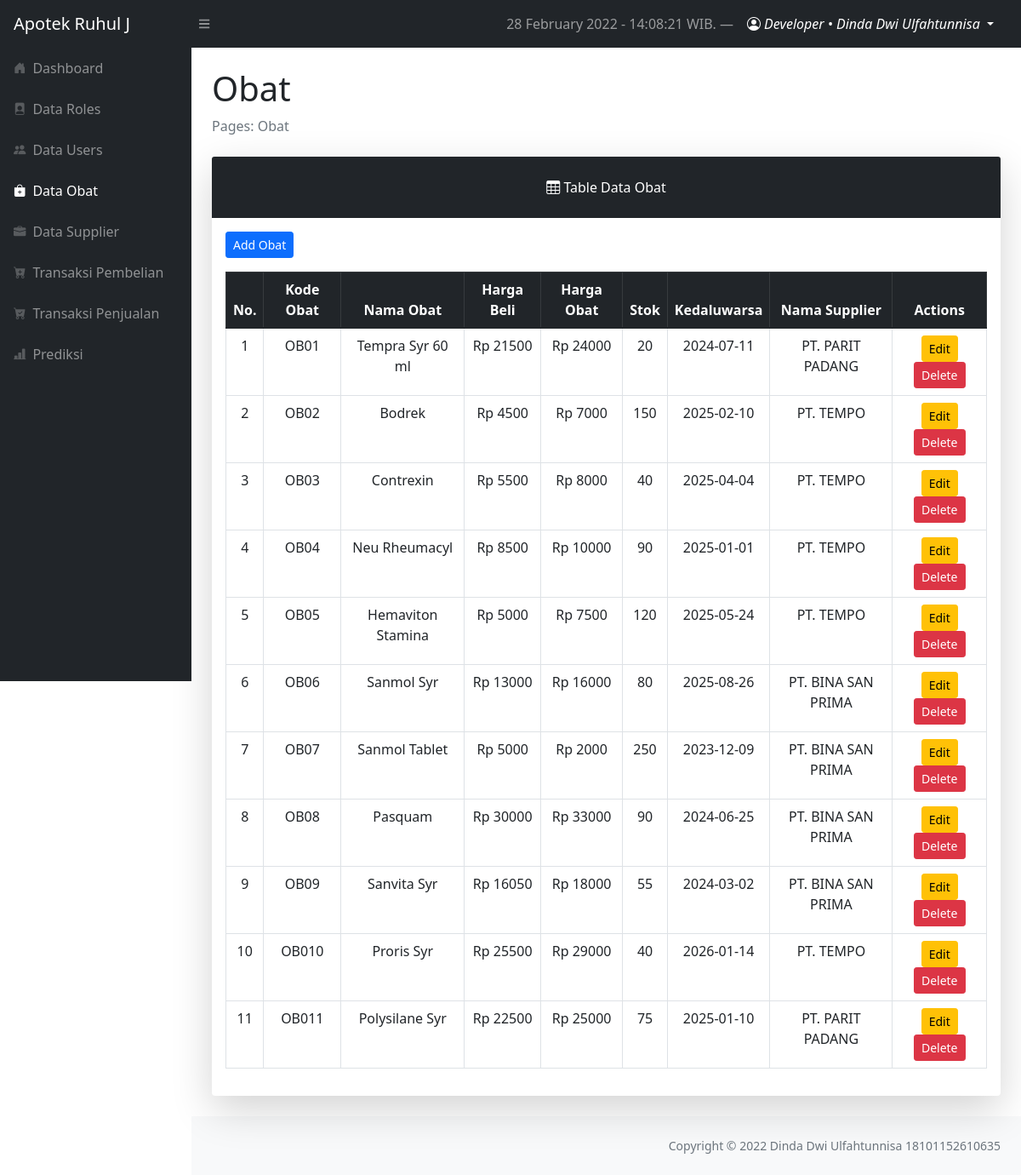
Screenshot of /layouts/dashboard/index.php?page=obat (signed in) with the database file from the repository.
### tables this page shows
CREATE TABLE `tbl_obat` (
  `obat_id` int(11) NOT NULL,
  `kode_obat` varchar(10) NOT NULL,
  `nama_obat` varchar(50) NOT NULL,
  `kedaluwarsa` date NOT NULL,
  `harga_beli` int(11) NOT NULL,
  `harga_jual` int(11) NOT NULL,
  `satuan_obat` varchar(10) NOT NULL,
  `stok` int(11) NOT NULL,
  `supplier_id` int(11) NOT NULL
);

CREATE TABLE `tbl_supplier` (
  `supplier_id` int(11) NOT NULL,
  `kode_supplier` varchar(10) NOT NULL,
  `nama_supplier` varchar(50) NOT NULL,
  `alamat` text NOT NULL,
  `nohp` varchar(13) NOT NULL
);

### config/config.php (called while the page is built, shortened)
<?php
$localhost  = "localhost";
$username   = "root";
$password   = "root";
$db         = "forecasting_apotek";
$conn = mysqli_connect($localhost, $username, $password, $db);
function query($query)
{
    global $conn;
    $result = mysqli_query($conn, $query);
    while ($row = mysqli_fetch_assoc($result)) {
        $rows[] = $row;
    }
    return $rows;
}

### layouts/dashboard/obat/index.php (the view, shortened to what this page needs)
<?php
require '../../config/config.php';
$obats = query("SELECT * FROM tbl_obat INNER JOIN tbl_supplier ON tbl_obat.supplier_id = tbl_supplier.supplier_id");
$no = 1
?>
<main>
    <div class="container-fluid px-4">
        <h1 class="mt-4">Obat</h1>
        <ol class="breadcrumb mb-4">
            <li class="breadcrumb-item active">Pages: Obat</li>
        </ol>
        <div class="card shadow-lg border-0 mb-4">
            <div class="card-header border-0 text-center p-4 bg-dark text-white">
                <i class="bi bi-table"></i>
                Table Data Obat
            </div>
            <div class="card-body">
                <a href="?page=obat/create" class="btn btn-sm btn-primary mb-3">Add Obat</a>
                <table class="table table-bordered table-hover table-responsive-sm text-center">
                    <thead class="table-dark">
                        <th scope="col">No.</th>
                        <th scope="col">Kode Obat</th>
                        <th scope="col">Nama Obat</th>
                        <th scope="col">Harga Beli</th>
                        <th scope="col">Harga Obat</th>
                        <th scope="col">Stok</th>
                        <th scope="col">Kedaluwarsa</th>
                        <th scope="col">Nama Supplier</th>
                        <th scope="col">Actions</th>
                    </thead>
                    <tbody>
                        <?php foreach ($obats as $obat) : ?>
                            <tr>
                                <td><?= $no++; ?></td>
                                <td><?= $obat['kode_obat']; ?></td>
                                <td><?= $obat['nama_obat']; ?></td>
                                <td>Rp <?= $obat['harga_beli']; ?></td>
                                <td>Rp <?= $obat['harga_jual']; ?></td>
                                <td><?= $obat['stok']; ?></td>
                                <td><?= $obat['kedaluwarsa']; ?></td>
                                <td><?= $obat['nama_supplier']; ?></td>
                                <td>
                                    <a href="index.php?page=obat/update&id=<?= $obat['obat_id'] ?>" class="btn btn-sm btn-warning">Edit</a>
                                    <a href="index.php?page=obat/delete&id=<?= $obat['obat_id'] ?>" class="btn btn-sm btn-danger" onclick="return confirm('Are you sure to delete Obat?')">Delete</a>
                                </td>
                            </tr>
                        <?php endforeach; ?>
                    </tbody>
                </table>
            </div>
        </div>
</main>

### rows the page displays
tbl_obat: kode_obat "OB01", nama_obat "Tempra Syr 60 ml", harga_beli "21500", harga_jual "24000", stok "20", kedaluwarsa "2024-07-11", supplier.nama_supplier "PT. PARIT PADANG"
tbl_obat: kode_obat "OB02", nama_obat "Bodrek", harga_beli "4500", harga_jual "7000", stok "150", kedaluwarsa "2025-02-10", supplier.nama_supplier "PT. TEMPO"
tbl_obat: kode_obat "OB03", nama_obat "Contrexin", harga_beli "5500", harga_jual "8000", stok "40", kedaluwarsa "2025-04-04", supplier.nama_supplier "PT. TEMPO"
tbl_obat: kode_obat "OB04", nama_obat "Neu Rheumacyl", harga_beli "8500", harga_jual "10000", stok "90", kedaluwarsa "2025-01-01", supplier.nama_supplier "PT. TEMPO"
tbl_obat: kode_obat "OB05", nama_obat "Hemaviton Stamina", harga_beli "5000", harga_jual "7500", stok "120", kedaluwarsa "2025-05-24", supplier.nama_supplier "PT. TEMPO"
tbl_obat: kode_obat "OB06", nama_obat "Sanmol Syr", harga_beli "13000", harga_jual "16000", stok "80", kedaluwarsa "2025-08-26", supplier.nama_supplier "PT. BINA SAN PRIMA"
tbl_obat: kode_obat "OB07", nama_obat "Sanmol Tablet", harga_beli "5000", harga_jual "2000", stok "250", kedaluwarsa "2023-12-09", supplier.nama_supplier "PT. BINA SAN PRIMA"
tbl_obat: kode_obat "OB08", nama_obat "Pasquam", harga_beli "30000", harga_jual "33000", stok "90", kedaluwarsa "2024-06-25", supplier.nama_supplier "PT. BINA SAN PRIMA"
tbl_obat: kode_obat "OB09", nama_obat "Sanvita Syr", harga_beli "16050", harga_jual "18000", stok "55", kedaluwarsa "2024-03-02", supplier.nama_supplier "PT. BINA SAN PRIMA"
tbl_obat: kode_obat "OB010", nama_obat "Proris Syr", harga_beli "25500", harga_jual "29000", stok "40", kedaluwarsa "2026-01-14", supplier.nama_supplier "PT. TEMPO"
tbl_obat: kode_obat "OB011", nama_obat "Polysilane Syr", harga_beli "22500", harga_jual "25000", stok "75", kedaluwarsa "2025-01-10", supplier.nama_supplier "PT. PARIT PADANG"

### other values shown
$timenow "28 February 2022 - 14:08:21"
$_SESSION['username'] "Developer"
$_SESSION['fullname'] "Dinda Dwi Ulfahtunnisa"
